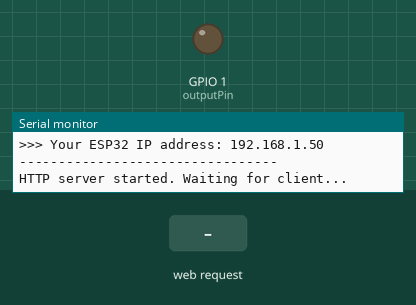
This sketch was run on a simulated ESP32. Shown: output pins drawn as LEDs (lit = HIGH), the last lines printed to the serial monitor. The inputs (shaded band) are chosen by the test bench. WiFi joins after 1.5 s; servers stay silent unless stated.

Above: at 4.2 s.
4.3 s: HTTP request GET /on received
At 5.0 s:
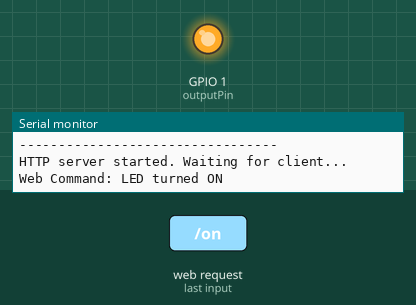
5.8 s: HTTP request GET /off received
At 6.2 s:
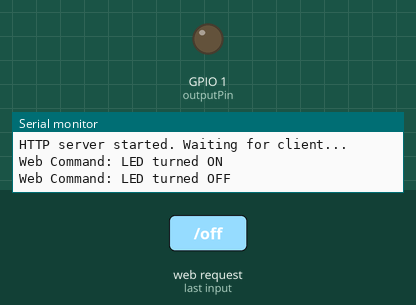
Timing chart, 0 to 8.8 s (numbered marks = the images above; inputs shaded):
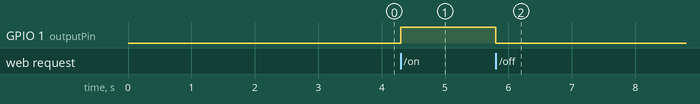

The sketch:

02_WebControl_OutputPin.ino
```cpp
#include <WiFi.h>
#include <WebServer.h>

// ==========================================
// 1. ตั้งค่า WiFi
// ==========================================
const char* ssid = "Ming";         // เปลี่ยนเป็นชื่อ WiFi ของคุณ
const char* password = "12345678"; // เปลี่ยนเป็นรหัสผ่าน WiFi ของคุณ

// 2. กำหนดให้ใช้ Pin 2 (Built-in LED บนบอร์ด ESP32)
const int outputPin = 1;
String pinState = "OFF";

// สร้าง Web Server ที่ Port 80
WebServer server(80);

// ==========================================
// ส่วนของ HTML Code สำหรับสร้างหน้า Webpage
// ==========================================
String getHTML() {
  String html = "<!DOCTYPE html><html>\n";
  html += "<head><meta name=\"viewport\" content=\"width=device-width, initial-scale=1\">\n";
  html += "<title>ESP32 LED Control</title>\n";

  // ตกแต่งปุ่มด้วย CSS
  html += "<style>html { font-family: Helvetica; display: inline-block; margin: 0px auto; text-align: center;}\n";
  html += ".button { background-color: #4CAF50; border: none; color: white; padding: 16px 40px; \n";
  html += "text-decoration: none; font-size: 30px; margin: 2px; cursor: pointer; border-radius: 10px;}\n";
  html += ".button-off {background-color: #f44336;}</style></head>\n";

  // ส่วนแสดงผลข้อความและปุ่ม
  html += "<body><h1>ESP32 Built-in LED (Pin 2)</h1>\n";
  html += "<p>Status: <strong>" + pinState + "</strong></p>\n";

  // สร้างปุ่มที่ลิงก์ไป URL /on หรือ /off ตามสถานะปัจจุบัน
  if (pinState == "OFF") {
    html += "<p><a href=\"/on\"><button class=\"button\">Turn ON</button></a></p>\n";
  } else {
    html += "<p><a href=\"/off\"><button class=\"button button-off\">Turn OFF</button></a></p>\n";
  }

  html += "</body></html>\n";
  return html;
}

// ==========================================
// ส่วนควบคุมการทำงานเมื่อมีการกดปุ่ม
// ==========================================
void handleRoot() {
  server.send(200, "text/html", getHTML());
}

void handleOn() {
  digitalWrite(outputPin, HIGH); // สั่งเปิด LED
  pinState = "ON";
  Serial.println("Web Command: LED turned ON"); // แสดงสถานะใน Serial Monitor
  server.send(200, "text/html", getHTML());
}

void handleOff() {
  digitalWrite(outputPin, LOW); // สั่งปิด LED
  pinState = "OFF";
  Serial.println("Web Command: LED turned OFF"); // แสดงสถานะใน Serial Monitor
  server.send(200, "text/html", getHTML());
}

// ==========================================
// ฟังก์ชัน Setup (ทำงานครั้งแรกครั้งเดียว)
// ==========================================
void setup() {
  // เปิดใช้งาน Serial Monitor
  Serial.begin(115200);

  // เพิ่ม delay เพื่อให้ Serial Monitor เปิดรับข้อมูลทัน ป้องกันอาการค้างที่ Boot
  delay(1000);
  Serial.println("\n\n--- ESP32 is Starting! ---");

  // ตั้งค่า Pin 2 ให้เป็น OUTPUT
  pinMode(outputPin, OUTPUT);
  digitalWrite(outputPin, LOW);

  // เริ่มต้นการเชื่อมต่อ WiFi
  Serial.print("Connecting to WiFi: ");
  Serial.println(ssid);
  WiFi.begin(ssid, password);

  // รอจนกว่าจะเชื่อมต่อสำเร็จ
  while (WiFi.status() != WL_CONNECTED) {
    delay(1000);
    Serial.print(".");
  }

  // แสดง IP Address บน Serial Monitor เมื่อเชื่อมต่อสำเร็จ
  Serial.println("\nWiFi connected successfully!");
  Serial.print(">>> Your ESP32 IP address: ");
  Serial.println(WiFi.localIP());
  Serial.println("---------------------------------");

  // กำหนด Routing (URL) ให้กับ Web Server
  server.on("/", handleRoot);
  server.on("/on", handleOn);
  server.on("/off", handleOff);

  server.begin();
  Serial.println("HTTP server started. Waiting for client...");
}

// ==========================================
// ฟังก์ชัน Loop (ทำงานวนซ้ำไปเรื่อยๆ)
// ==========================================
void loop() {
  server.handleClient(); // รอรับและจัดการคำสั่งจาก Web Browser
}
```

Measured:
- after the input at 4.3 s, GPIO 1 (outputPin): LOW → HIGH at once
- after the input at 5.8 s, GPIO 1 (outputPin): HIGH → LOW at once
